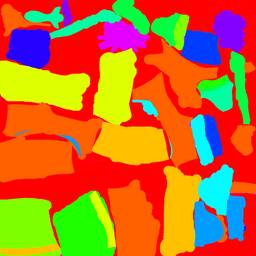
#> input picture texture/carla_bodypix.png, 256 x 256 px, shrunk from 2048 x 2048 before the run; its folder holds only this picture in this run
$ python limit_colors.py
#> lines starting #> are read from the running program, lines starting #| are printed output that depends on the picture
import os
from PIL import Image, ImageDraw
import glob
import numpy as np

import matplotlib
import matplotlib.pyplot as plt


# list 16 hsv colors using np.linspace
def gen_palette(n=16):
    # generate 16 colors in order of hue with PIL
#> called with n = 16
    img = Image.new('HSV', (1, n), (0, 0, 0))
    draw = ImageDraw.Draw(img)
    for i in range(n):
        draw.point((0, i), (int(i * (256/n)), 255, 255))
    del draw
    # convert to rgb
    img = img.convert('RGB')
    # convert to numpy array
    colors = np.array(img)
    return colors


colors = gen_palette()
# remove repeated colors
colors = np.unique(colors, axis=0)
# to single list
colors = colors.reshape(-1).tolist()
# every 3 elements is a color
colors = [tuple(colors[i:i+3]) for i in range(0, len(colors), 3)]
# to numpy array
colors = np.array(colors)


# from PIL import Image
# import numpy as np

# # 给定的16种颜色
# colors = [(255, 255, 255), (0, 0, 0), (255, 0, 0), (0, 255, 0),
#           (0, 0, 255), (255, 255, 0), (255, 0, 255), (0, 255, 255),
#           (128, 128, 128), (128, 0, 0), (128, 128, 0), (0, 128, 0),
#           (128, 0, 128), (0, 128, 128), (0, 0, 128), (0, 0, 0)]

# # 加载图片


import cv2
import numpy as np

# # 给定的16种颜色
# colors = np.array([(0, 0, 255), (0, 128, 255), (0, 255, 255), (0, 255, 128),
#           (0, 255, 0), (128, 255, 0), (255, 255, 0), (255, 128, 0),
#           (255, 0, 0), (255, 0, 128), (255, 0, 255), (128, 0, 255),
#           (0, 0, 255), (0, 255, 255), (255, 255, 255), (0, 0, 0)])


def gen_pure_color(path):
#> called with path = 'texture/carla_bodypix.png'
    f_name = os.path.basename(path)

    # 加载图片
    img = cv2.imread(path)
#> img is the input picture: shape (256, 256, 3); mean B, G, R 41.6, 110.4, 193.9
    # 将图片转换为RGB模式
    img = cv2.cvtColor(img, cv2.COLOR_BGR2RGB)

    # 将每个像素点替换为与其最近的给定颜色
    distances = np.sqrt(((img - colors[:, np.newaxis, np.newaxis])**2).sum(axis=3))
    labels = np.argmin(distances, axis=0)
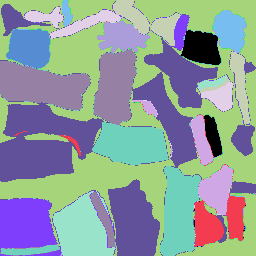
#> labels: shape (256, 256) int64; 16 distinct labels, from 0 to 15; one colour per label, 0 black
    img_array = colors[labels]
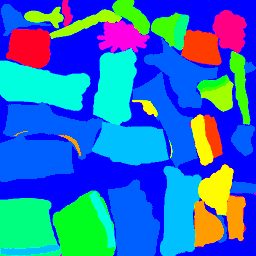
#> img_array: shape (256, 256, 3) int64; mean of channels 0, 1, 2 194.5, 110.4, 41.5; drawn as B, G, R

    img_array = np.uint8(img_array)


    # using PIL to save image
    img = Image.fromarray(img_array, 'RGB')
    img.save(f_name, 'PNG', quality=100)

    # # 将数组转换回图片格式
    # new_img = cv2.cvtColor(np.uint8(img_array), cv2.COLOR_RGB2BGR)

    # # resize to 512x512
    # new_img = cv2.resize(new_img, (512, 512), interpolation=cv2.INTER_NEAREST)
    # # 去除孤立的像素点，用旁边的像素点填充
    # new_img = cv2.medianBlur(new_img, 3)


    # # 100% 保存图片
    # cv2.imwrite(f_name, new_img, [int(cv2.IMWRITE_PNG_COMPRESSION), 0])
    # load it in matplotlib
    # plt.imshow(new_img)
    # plt.show()

for f in glob.glob('texture/*.png'):
    gen_pure_color(f)

$ run again, on texture/nathan_bodypix.png
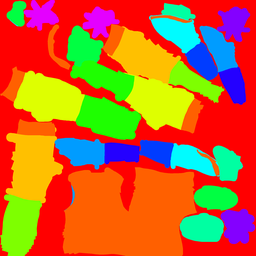
#> input picture texture/nathan_bodypix.png, 256 x 256 px, shrunk from 2048 x 2048 before the run
#> in gen_pure_color, img is the input picture: shape (256, 256, 3); mean B, G, R 44.8, 104.6, 190.3
#> in gen_pure_color, `labels = np.argmin(distances, axis=0)`:
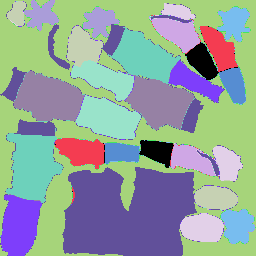
#> labels: shape (256, 256) int64; 16 distinct labels, from 0 to 15; one colour per label, 0 black
#> in gen_pure_color, `img_array = colors[labels]`:
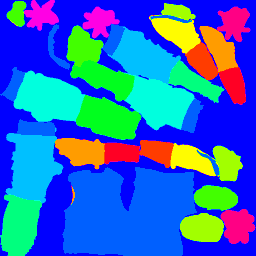
#> img_array: shape (256, 256, 3) int64; mean of channels 0, 1, 2 191.1, 104.8, 44.8; drawn as B, G, R

$ run again, on texture/sophia_bodypix.png
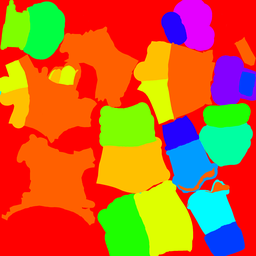
#> input picture texture/sophia_bodypix.png, 256 x 256 px, shrunk from 2048 x 2048 before the run
#> in gen_pure_color, img is the input picture: shape (256, 256, 3); mean B, G, R 39.9, 102.6, 196.6
#> in gen_pure_color, `labels = np.argmin(distances, axis=0)`:
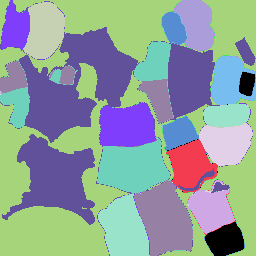
#> labels: shape (256, 256) int64; 16 distinct labels, from 0 to 15; one colour per label, 0 black
#> in gen_pure_color, `img_array = colors[labels]`:
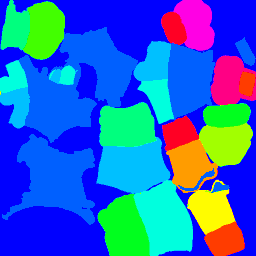
#> img_array: shape (256, 256, 3) int64; mean of channels 0, 1, 2 197, 102.6, 40; drawn as B, G, R

$ run again, on texture/claudia_bodypix.png
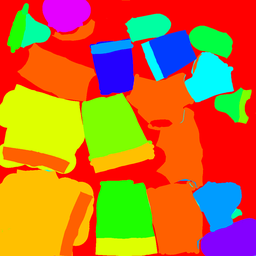
#> input picture texture/claudia_bodypix.png, 256 x 256 px, shrunk from 2048 x 2048 before the run
#> in gen_pure_color, img is the input picture: shape (256, 256, 3); mean B, G, R 44.1, 115.8, 191.5
#> in gen_pure_color, `labels = np.argmin(distances, axis=0)`:
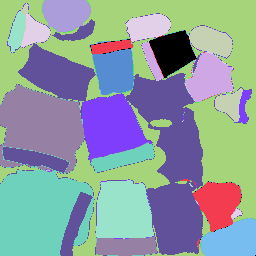
#> labels: shape (256, 256) int64; 16 distinct labels, from 0 to 15; one colour per label, 0 black
#> in gen_pure_color, `img_array = colors[labels]`:
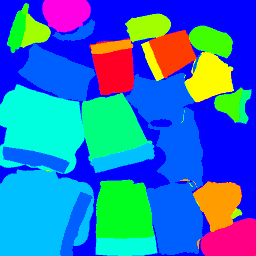
#> img_array: shape (256, 256, 3) int64; mean of channels 0, 1, 2 192, 115.9, 44; drawn as B, G, R

$ run again, on texture/eric_bodypix.png
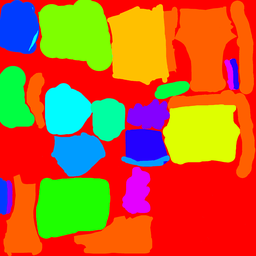
#> input picture texture/eric_bodypix.png, 256 x 256 px, shrunk from 2048 x 2048 before the run
#> in gen_pure_color, img is the input picture: shape (256, 256, 3); mean B, G, R 41.4, 100.7, 189.8
#> in gen_pure_color, `labels = np.argmin(distances, axis=0)`:
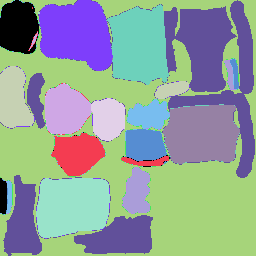
#> labels: shape (256, 256) int64; 16 distinct labels, from 0 to 15; one colour per label, 0 black
#> in gen_pure_color, `img_array = colors[labels]`:
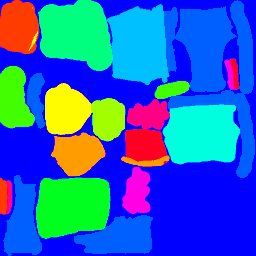
#> img_array: shape (256, 256, 3) int64; mean of channels 0, 1, 2 190.4, 100.7, 41.6; drawn as B, G, R
